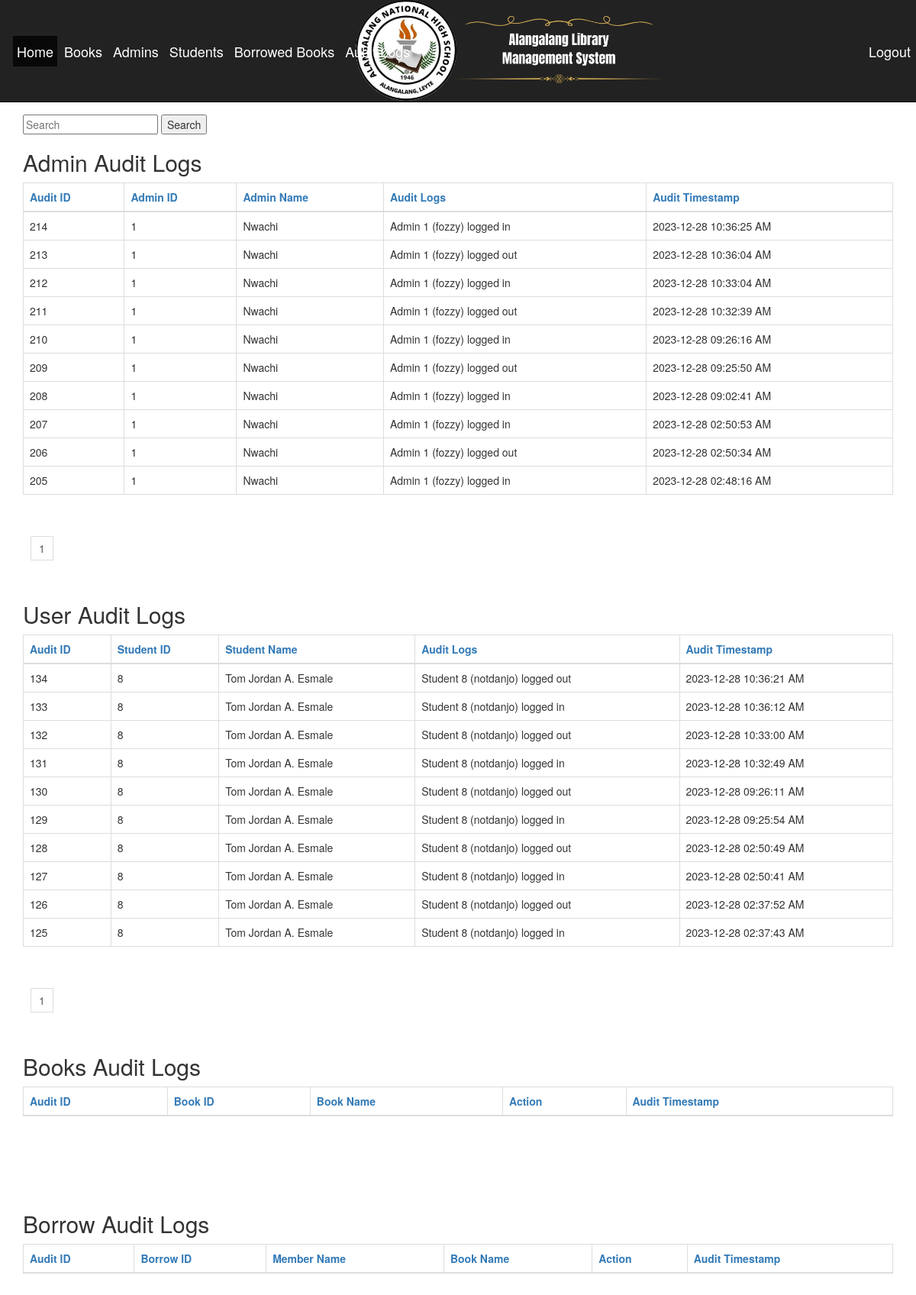
The page /audit_logs.php (signed in) on the database its author committed.
### tables this page shows
CREATE TABLE `audit_logs_admin` (
  `audit_id` int(100) NOT NULL,
  `adminId` int(11) NOT NULL,
  `audit_logs` varchar(100) NOT NULL,
  `audit_timestamp` datetime NOT NULL DEFAULT current_timestamp()
);

CREATE TABLE `audit_logs_user` (
  `audit_id` int(100) NOT NULL,
  `studentId` int(11) NOT NULL,
  `audit_logs` varchar(100) NOT NULL,
  `audit_timestamp` datetime NOT NULL DEFAULT current_timestamp()
);

CREATE TABLE `students` (
  `studentId` int(11) NOT NULL,
  `matric_no` varchar(30) NOT NULL,
  `password` varchar(150) NOT NULL,
  `username` varchar(150) NOT NULL,
  `email` varchar(60) NOT NULL,
  `dept` varchar(60) NOT NULL,
  `numOfBooks` int(11) NOT NULL,
  `moneyOwed` varchar(20) NOT NULL,
  `photo` text NOT NULL,
  `phoneNumber` varchar(11) NOT NULL,
  `name` varchar(60) NOT NULL
);

### audit_logs.php (the view, shortened to what this page needs)
<?php
require 'includes/db-inc.php';
include "includes/header.php";
$search_query = isset($_GET['search_query']) ? $_GET['search_query'] : '';
$sort_admin = isset($_GET['sort_admin']) ? $_GET['sort_admin'] : 'audit_id';
$direction = isset($_GET['direction']) && $_GET['direction'] == 'desc' ? 'desc' : 'asc';
$results_per_page = 10;
$page = isset($_GET['page']) ? (int)$_GET['page'] : 1;
$start = ($page - 1) * $results_per_page;
$sql_admin = "SELECT audit_logs_admin.*, admin.adminName FROM audit_logs_admin JOIN admin ON audit_logs_admin.adminId = admin.adminId WHERE (admin.adminName LIKE '%" . $search_query . "%' OR audit_logs_admin.audit_logs LIKE '%" . $search_query . "%' OR audit_logs_admin.audit_id LIKE '%" . $search_query . "%' OR audit_logs_admin.adminId LIKE '%" . $search_query . "%') ORDER BY audit_logs_admin.audit_timestamp DESC, $sort_admin $direction LIMIT $start, $results_per_page";
$query_admin = mysqli_query($conn, $sql_admin);
$sql_user = "SELECT audit_logs_user.*, students.name FROM audit_logs_user JOIN students ON audit_logs_user.studentId = students.studentId WHERE (students.name LIKE '%" . $search_query . "%' OR audit_logs_user.audit_logs LIKE '%" . $search_query . "%' OR audit_logs_user.audit_id LIKE '%" . $search_query . "%' OR audit_logs_user.studentId LIKE '%" . $search_query . "%') ORDER BY audit_logs_user.audit_id DESC, audit_logs_user.audit_timestamp DESC LIMIT $start, $results_per_page";
$query_user = mysqli_query($conn, $sql_user);
?>
<div class="container">
    <?php include "includes/nav.php"; ?>
    <form action="" method="GET">
        <input type="text" name="search_query" placeholder="Search">
        <input type="submit" value="Search">
    </form>
    <h2>Admin Audit Logs</h2>
    <table class="table table-bordered">
        <thead>
            <tr>
                <th><a href="?sort_admin=audit_id&direction=<?php echo $direction == 'asc' ? 'desc' : 'asc'; ?>">Audit ID</a></th>
                <th><a href="?sort=audit_id&direction=<?php echo $direction == 'asc' ? 'desc' : 'asc'; ?>">Admin ID</a></th>
                <th><a href="?sort=audit_id&direction=<?php echo $direction == 'asc' ? 'desc' : 'asc'; ?>">Admin Name</a></th>
                <th><a href="?sort=audit_id&direction=<?php echo $direction == 'asc' ? 'desc' : 'asc'; ?>">Audit Logs</a></th>
                <th><a href="?sort=audit_id&direction=<?php echo $direction == 'asc' ? 'desc' : 'asc'; ?>">Audit Timestamp</a></th>
            </tr>
        </thead>
        <tbody>
            <?php while ($row = mysqli_fetch_array($query_admin)) {
                $auditTimestamp = date_create($row['audit_timestamp']);
                $auditTimestampFormatted = date_format($auditTimestamp, 'Y-m-d h:i:s A');
            ?>
                <tr>
                    <td><?php echo $row['audit_id']; ?></td>
                    <td><?php echo $row['adminId']; ?></td>
                    <td><?php echo $row['adminName']; ?></td>
                    <td><?php echo $row['audit_logs']; ?></td>
                    <td><?php echo $auditTimestampFormatted; ?></td>
                </tr>
            <?php } ?>
        </tbody>
    </table>
    <div class="pagination">
        <?php
        $total_results = mysqli_num_rows($query_admin);
        $total_pages = ceil($total_results / $results_per_page);
        for ($i = 1; $i <= $total_pages; $i++) {
            echo "<a href='audit_logs.php?page=" . $i . "'>" . $i . "</a> ";
        }
        ?>
    </div>
    <h2>User Audit Logs</h2>
    <table class="table table-bordered">
        <thead>
            <tr>
                <th><a href="?sort_admin=audit_id&direction=<?php echo $direction == 'asc' ? 'desc' : 'asc'; ?>">Audit ID</a></th>
                <th><a href="?sort=audit_id&direction=<?php echo $direction == 'asc' ? 'desc' : 'asc'; ?>">Student ID</a></th>
                <th><a href="?sort=audit_id&direction=<?php echo $direction == 'asc' ? 'desc' : 'asc'; ?>">Student Name</a></th>
                <th><a href="?sort=audit_id&direction=<?php echo $direction == 'asc' ? 'desc' : 'asc'; ?>">Audit Logs</a></th>
                <th><a href="?sort=audit_id&direction=<?php echo $direction == 'asc' ? 'desc' : 'asc'; ?>">Audit Timestamp</a></th>
            </tr>
        </thead>
        <tbody>
            <?php while ($row = mysqli_fetch_array($query_user)) {
                $auditTimestamp = date_create($row['audit_timestamp']);
                $auditTimestampFormatted = date_format($auditTimestamp, 'Y-m-d h:i:s A'); ?>
                <tr>
                    <td><?php echo $row['audit_id']; ?></td>
                    <td><?php echo $row['studentId']; ?></td>
                    <td><?php echo $row['name']; ?></td>
                    <td><?php echo $row['audit_logs']; ?></td>
                    <td><?php echo $auditTimestampFormatted; ?></td>
                </tr>
            <?php } ?>
        </tbody>
    </table>
    <div class="pagination">
        <?php
        $total_results = mysqli_num_rows($query_user);
        $total_pages = ceil($total_results / $results_per_page);
        for ($i = 1; $i <= $total_pages; $i++) {
            echo "<a href='audit_logs.php?page=" . $i . "'>" . $i . "</a> ";
        }
        ?>
    </div>
    <h2>Books Audit Logs</h2>
    <table class="table table-bordered">
        <thead>
            <tr>
                <th><a href="?sort_admin=auditId_books&direction=<?php echo $direction == 'asc' ? 'desc' : 'asc'; ?>">Audit ID</a></th>
                <th><a href="?sort=audit_id&direction=<?php echo $direction == 'asc' ? 'desc' : 'asc'; ?>">Book ID</a></th>
                <th><a href="?sort=audit_id&direction=<?php echo $direction == 'asc' ? 'desc' : 'asc'; ?>">Book Name</a></th>
                <th><a href="?sort=audit_id&direction=<?php echo $direction == 'asc' ? 'desc' : 'asc'; ?>">Action</a></th>
                <th><a href="?sort=audit_id&direction=<?php echo $direction == 'asc' ? 'desc' : 'asc'; ?>">Audit Timestamp</a></th>
            </tr>
        </thead>
    </table>
    <h2>Borrow Audit Logs</h2>
    <table class="table table-bordered">
        <thead>
            <tr>
                <th><a href="?sort_borrow=auditId_borrow&direction=<?php echo $direction == 'asc' ? 'desc' : 'asc'; ?>">Audit ID</a></th>
                <th><a href="?sort_borrow=borrowId&direction=<?php echo $direction == 'asc' ? 'desc' : 'asc'; ?>">Borrow ID</a></th>
                <th><a href="?sort_borrow=memberName&direction=<?php echo $direction == 'asc' ? 'desc' : 'asc'; ?>">Member Name</a></th>
                <th><a href="?sort_borrow=bookName&direction=<?php echo $direction == 'asc' ? 'desc' : 'asc'; ?>">Book Name</a></th>
                <th><a href="?sort_borrow=action&direction=<?php echo $direction == 'asc' ? 'desc' : 'asc'; ?>">Action</a></th>
                <th><a href="?sort_borrow=audit_timestamp&direction=<?php echo $direction == 'asc' ? 'desc' : 'asc'; ?>">Audit Timestamp</a>
                </th>
            </tr>
        </thead>
    </table>
</div>

### includes/header.php (shortened to what this page needs)
<!DOCTYPE html>
<html>
<head>
    <link rel="stylesheet" type="text/css" href="css/bootstrap.css">
    <link rel="stylesheet" type="text/css" href="font-awesome-4.7.0/css/font-awesome.css">
    <link rel="stylesheet" type="text/css" href="css/style.css">
    <link rel="stylesheet" type="text/css" href="flickity/flickity.css">
    <link rel="stylesheet" type="text/css" href="css/sweetalert.css">
</head>
<body>

### includes/nav.php (shortened to what this page needs)
<?php
if (isset($_SESSION['admin'])) {
    $admin = $_SESSION['admin'];
}
?>
<body class="unique-class">
    <div class="container">
        <nav class="navbar navbar-inverse navbar-fixed-top">
            <div class="container-fluid">
                <div class="navbar-flex-container">
                    <div class="navbar-section">
                        <ul class="nav navbar-nav">
                            <?php if (isset($admin)) { ?>
                                <li class="active nav-item"><a href="admin.php">Home</a></li>
                                <li class="nav-item"><a href="bookstable.php">Books</a></li>
                                <li class="nav-item"><a href="users.php">Admins</a></li>
                                <li class="nav-item"><a href="viewstudents.php">Students</a></li>
                                <li class="nav-item"><a href="fines.php">Borrowed Books</a></li>
                                <li class="nav-item"><a href="audit_logs.php">Audit Logs</a></li>
                            <?php } ?>
                        </ul>
                    </div>
                    <div class="navbar-header">
                        <div class="logo">
                            <img src="images/Logo.png">
                        </div>
                    </div>
                    <div class="navbar-section">
                        <ul class="nav navbar-nav navbar-right">
                            <li><a href="logout.php">Logout</a></li>
                        </ul>
                    </div>
                </div>
            </div>
        </nav>
    </div>
</body>

### css/style.css (style rules this page uses)
body { overflow-x: hidden; padding-top: 150px; }
.logo img { width: 500px; height: auto; }
.navbar-nav { display: flex; justify-content: space-around; }
.navbar-flex-container { display: flex; justify-content: space-between; width: 100%; }
.navbar-section { display: flex; align-items: center; }
.navbar-header { display: flex; justify-content: center; flex-grow: 0; max-width: 200px; }
.navbar .nav > li > a { color: #ffffff; font-size: 18px; padding: 10px 10px; margin: 5px; }
.unique-class .navbar .nav > li > a { padding: 10px 5px; margin: 5px 2px; }
.unique-class .navbar-section:first-child { max-width: 200px; }
.navbar-flex-container .navbar-section:first-child { flex-grow: 0; padding: 0; margin: 0; }
.nav-item { flex-grow: 1; text-align: center; white-space: nowrap; }
.pagination { text-align: center; padding: 20px 0; }
.pagination a { color: #5a5a5a; text-decoration: none; margin: 0 10px; padding: 5px 10px; border: 1px solid #ddd; transition: background-color .3s; }

### rows shown on the page
audit_logs_admin: audit_id "214", adminId "1", adminId.adminName "Nwachi", audit_logs "Admin 1 (fozzy) logged in", audit_timestamp "2023-12-28 10:36:25 AM"
audit_logs_admin: audit_id "213", adminId "1", adminId.adminName "Nwachi", audit_logs "Admin 1 (fozzy) logged out", audit_timestamp "2023-12-28 10:36:04 AM"
audit_logs_admin: audit_id "212", adminId "1", adminId.adminName "Nwachi", audit_logs "Admin 1 (fozzy) logged in", audit_timestamp "2023-12-28 10:33:04 AM"
audit_logs_admin: audit_id "211", adminId "1", adminId.adminName "Nwachi", audit_logs "Admin 1 (fozzy) logged out", audit_timestamp "2023-12-28 10:32:39 AM"
audit_logs_admin: audit_id "210", adminId "1", adminId.adminName "Nwachi", audit_logs "Admin 1 (fozzy) logged in", audit_timestamp "2023-12-28 09:26:16 AM"
audit_logs_admin: audit_id "209", adminId "1", adminId.adminName "Nwachi", audit_logs "Admin 1 (fozzy) logged out", audit_timestamp "2023-12-28 09:25:50 AM"
audit_logs_admin: audit_id "208", adminId "1", adminId.adminName "Nwachi", audit_logs "Admin 1 (fozzy) logged in", audit_timestamp "2023-12-28 09:02:41 AM"
audit_logs_admin: audit_id "207", adminId "1", adminId.adminName "Nwachi", audit_logs "Admin 1 (fozzy) logged in", audit_timestamp "2023-12-28 02:50:53 AM"
audit_logs_admin: audit_id "206", adminId "1", adminId.adminName "Nwachi", audit_logs "Admin 1 (fozzy) logged out", audit_timestamp "2023-12-28 02:50:34 AM"
audit_logs_admin: audit_id "205", adminId "1", adminId.adminName "Nwachi", audit_logs "Admin 1 (fozzy) logged in", audit_timestamp "2023-12-28 02:48:16 AM"
audit_logs_user: audit_id "134", studentId "8", studentId.name "Tom Jordan A. Esmale", audit_logs "Student 8 (notdanjo) logged out", audit_timestamp "2023-12-28 10:36:21 AM"
audit_logs_user: audit_id "133", studentId "8", studentId.name "Tom Jordan A. Esmale", audit_logs "Student 8 (notdanjo) logged in", audit_timestamp "2023-12-28 10:36:12 AM"
audit_logs_user: audit_id "132", studentId "8", studentId.name "Tom Jordan A. Esmale", audit_logs "Student 8 (notdanjo) logged out", audit_timestamp "2023-12-28 10:33:00 AM"
audit_logs_user: audit_id "131", studentId "8", studentId.name "Tom Jordan A. Esmale", audit_logs "Student 8 (notdanjo) logged in", audit_timestamp "2023-12-28 10:32:49 AM"
audit_logs_user: audit_id "130", studentId "8", studentId.name "Tom Jordan A. Esmale", audit_logs "Student 8 (notdanjo) logged out", audit_timestamp "2023-12-28 09:26:11 AM"
audit_logs_user: audit_id "129", studentId "8", studentId.name "Tom Jordan A. Esmale", audit_logs "Student 8 (notdanjo) logged in", audit_timestamp "2023-12-28 09:25:54 AM"
audit_logs_user: audit_id "128", studentId "8", studentId.name "Tom Jordan A. Esmale", audit_logs "Student 8 (notdanjo) logged out", audit_timestamp "2023-12-28 02:50:49 AM"
audit_logs_user: audit_id "127", studentId "8", studentId.name "Tom Jordan A. Esmale", audit_logs "Student 8 (notdanjo) logged in", audit_timestamp "2023-12-28 02:50:41 AM"
audit_logs_user: audit_id "126", studentId "8", studentId.name "Tom Jordan A. Esmale", audit_logs "Student 8 (notdanjo) logged out", audit_timestamp "2023-12-28 02:37:52 AM"
audit_logs_user: audit_id "125", studentId "8", studentId.name "Tom Jordan A. Esmale", audit_logs "Student 8 (notdanjo) logged in", audit_timestamp "2023-12-28 02:37:43 AM"
